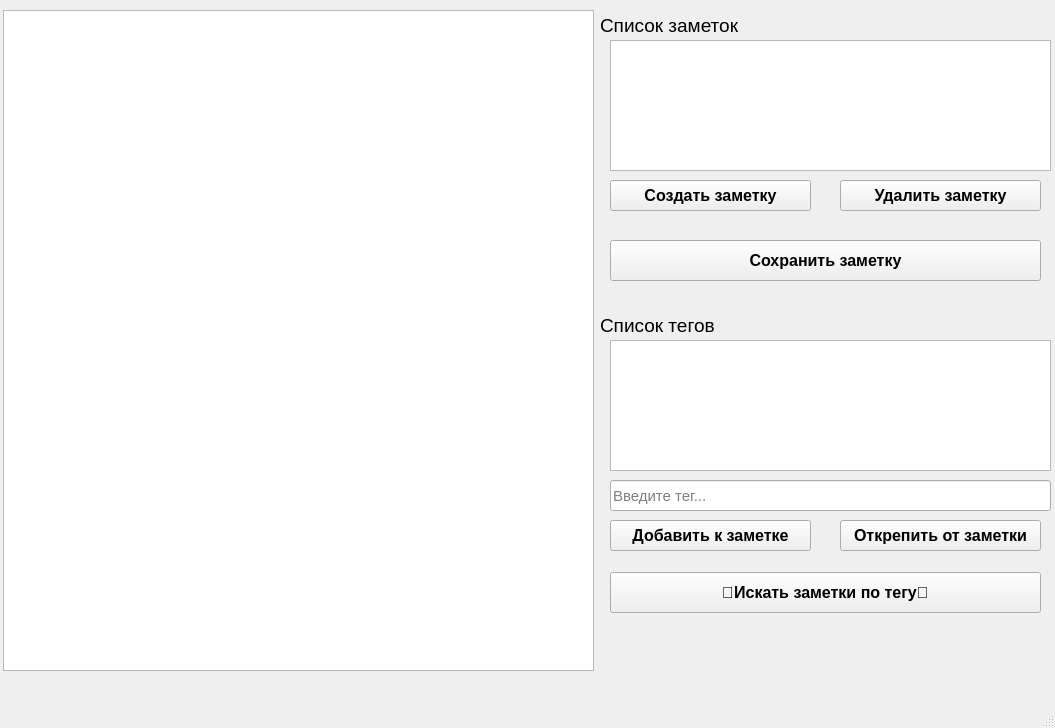
<?xml version="1.0" encoding="UTF-8"?>
<ui version="4.0">
 <class>mainWindow</class>
 <widget class="QMainWindow" name="mainWindow">
  <property name="geometry">
   <rect>
    <x>0</x>
    <y>0</y>
    <width>1055</width>
    <height>728</height>
   </rect>
  </property>
  <property name="windowTitle">
   <string>Умные заметки</string>
  </property>
  <widget class="QWidget" name="centralwidget">
   <widget class="QTextEdit" name="textEdit">
    <property name="geometry">
     <rect>
      <x>3</x>
      <y>10</y>
      <width>591</width>
      <height>661</height>
     </rect>
    </property>
    <property name="autoFillBackground">
     <bool>false</bool>
    </property>
    <property name="html">
     <string>&lt;!DOCTYPE HTML PUBLIC &quot;-//W3C//DTD HTML 4.0//EN&quot; &quot;http://www.w3.org/TR/REC-html40/strict.dtd&quot;&gt;
&lt;html&gt;&lt;head&gt;&lt;meta name=&quot;qrichtext&quot; content=&quot;1&quot; /&gt;&lt;style type=&quot;text/css&quot;&gt;
p, li { white-space: pre-wrap; }
&lt;/style&gt;&lt;/head&gt;&lt;body style=&quot; font-family:'MS Shell Dlg 2'; font-size:8.25pt; font-weight:400; font-style:normal;&quot;&gt;
&lt;p style=&quot;-qt-paragraph-type:empty; margin-top:0px; margin-bottom:0px; margin-left:0px; margin-right:0px; -qt-block-indent:0; text-indent:0px;&quot;&gt;&lt;br /&gt;&lt;/p&gt;&lt;/body&gt;&lt;/html&gt;</string>
    </property>
   </widget>
   <widget class="QLabel" name="label">
    <property name="geometry">
     <rect>
      <x>600</x>
      <y>10</y>
      <width>441</width>
      <height>31</height>
     </rect>
    </property>
    <property name="font">
     <font>
      <pointsize>14</pointsize>
     </font>
    </property>
    <property name="text">
     <string>Список заметок</string>
    </property>
   </widget>
   <widget class="QListWidget" name="SpisokZametok">
    <property name="geometry">
     <rect>
      <x>610</x>
      <y>40</y>
      <width>441</width>
      <height>131</height>
     </rect>
    </property>
   </widget>
   <widget class="QPushButton" name="AddZametka">
    <property name="geometry">
     <rect>
      <x>610</x>
      <y>180</y>
      <width>201</width>
      <height>31</height>
     </rect>
    </property>
    <property name="font">
     <font>
      <pointsize>12</pointsize>
      <weight>75</weight>
      <bold>true</bold>
     </font>
    </property>
    <property name="text">
     <string>Создать заметку</string>
    </property>
   </widget>
   <widget class="QPushButton" name="DelZametka">
    <property name="geometry">
     <rect>
      <x>840</x>
      <y>180</y>
      <width>201</width>
      <height>31</height>
     </rect>
    </property>
    <property name="font">
     <font>
      <pointsize>12</pointsize>
      <weight>75</weight>
      <bold>true</bold>
     </font>
    </property>
    <property name="text">
     <string>Удалить заметку</string>
    </property>
   </widget>
   <widget class="QPushButton" name="SaveZametka">
    <property name="geometry">
     <rect>
      <x>610</x>
      <y>240</y>
      <width>431</width>
      <height>41</height>
     </rect>
    </property>
    <property name="font">
     <font>
      <pointsize>12</pointsize>
      <weight>75</weight>
      <bold>true</bold>
     </font>
    </property>
    <property name="text">
     <string>Сохранить заметку</string>
    </property>
   </widget>
   <widget class="QLabel" name="label_2">
    <property name="geometry">
     <rect>
      <x>600</x>
      <y>310</y>
      <width>441</width>
      <height>31</height>
     </rect>
    </property>
    <property name="font">
     <font>
      <pointsize>14</pointsize>
     </font>
    </property>
    <property name="text">
     <string>Список тегов</string>
    </property>
   </widget>
   <widget class="QListWidget" name="SpisokZametok_2">
    <property name="geometry">
     <rect>
      <x>610</x>
      <y>340</y>
      <width>441</width>
      <height>131</height>
     </rect>
    </property>
   </widget>
   <widget class="QLineEdit" name="lineEdit">
    <property name="geometry">
     <rect>
      <x>610</x>
      <y>480</y>
      <width>441</width>
      <height>31</height>
     </rect>
    </property>
    <property name="font">
     <font>
      <pointsize>11</pointsize>
     </font>
    </property>
    <property name="text">
     <string/>
    </property>
    <property name="placeholderText">
     <string>Введите тег...</string>
    </property>
   </widget>
   <widget class="QPushButton" name="AddZametka_2">
    <property name="geometry">
     <rect>
      <x>610</x>
      <y>520</y>
      <width>201</width>
      <height>31</height>
     </rect>
    </property>
    <property name="font">
     <font>
      <pointsize>12</pointsize>
      <weight>75</weight>
      <bold>true</bold>
     </font>
    </property>
    <property name="text">
     <string>Добавить к заметке</string>
    </property>
   </widget>
   <widget class="QPushButton" name="DelZametka_2">
    <property name="geometry">
     <rect>
      <x>840</x>
      <y>520</y>
      <width>201</width>
      <height>31</height>
     </rect>
    </property>
    <property name="font">
     <font>
      <pointsize>12</pointsize>
      <weight>75</weight>
      <bold>true</bold>
     </font>
    </property>
    <property name="text">
     <string>Открепить от заметки</string>
    </property>
   </widget>
   <widget class="QPushButton" name="SearchZametka">
    <property name="geometry">
     <rect>
      <x>610</x>
      <y>572</y>
      <width>431</width>
      <height>41</height>
     </rect>
    </property>
    <property name="font">
     <font>
      <pointsize>12</pointsize>
      <weight>75</weight>
      <bold>true</bold>
     </font>
    </property>
    <property name="text">
     <string>🔎Искать заметки по тегу🔎</string>
    </property>
   </widget>
  </widget>
  <widget class="QMenuBar" name="menubar">
   <property name="geometry">
    <rect>
     <x>0</x>
     <y>0</y>
     <width>1055</width>
     <height>21</height>
    </rect>
   </property>
  </widget>
  <widget class="QStatusBar" name="statusbar"/>
 </widget>
 <resources/>
 <connections/>
</ui>
